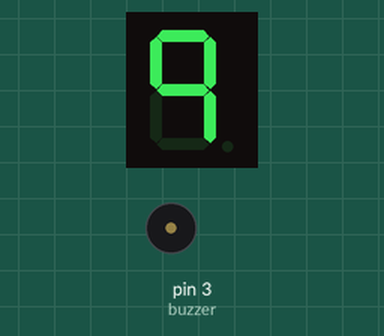
Recording of a sketch running on a simulated Arduino Uno, built with avr-gcc and run on an emulated ATmega328P. Shown: 1-digit seven-segment display, buzzer (waves = sounding). Wiring (inferred from the names in the program): 1-digit 7-segment display, segments lit when HIGH: segments pin 10, pin 9, pin 6, pin 7, pin 8, pin 11, pin 12, pin 5. The segment pins are drawn as the display they are named for.

Above: at 0.1 s.
At 7.1 s:
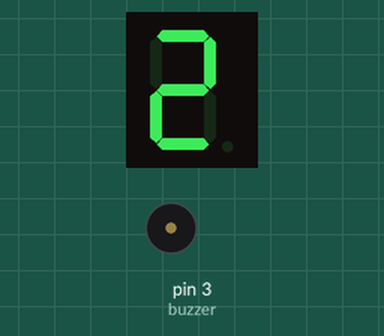
At 16.1 s:
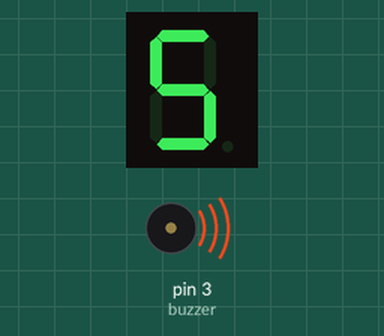
At 32.1 s:
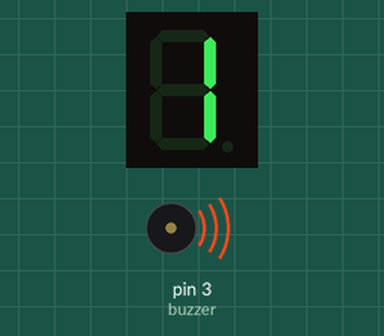
Timing chart, 0 to 33.6 s (numbered marks = the images above):
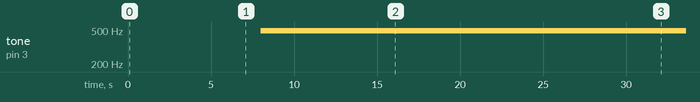

The sketch:

7SegmentSensor.ino
```cpp
int DP = 5;
int E = 8;
int D = 7;
int C = 6;
int G = 12;
int F = 11;
int A = 10;
int B = 9;
int buzzer = 3;

void setup()
{
  pinMode(DP, OUTPUT);
  pinMode(E, OUTPUT);
  pinMode(D, OUTPUT);
  pinMode(C, OUTPUT);
  pinMode(G, OUTPUT);
  pinMode(F, OUTPUT);
  pinMode(A, OUTPUT);
  pinMode(B, OUTPUT);
  pinMode(buzzer, OUTPUT);
}

void loop()
{
  nine();
  delay(1000);

  eight();
  delay(1000);

  seven();
  delay(1000);

  six();
  delay(1000);

  five();
  delay(1000);

  four();
  delay(1000);

  three();
  delay(1000);

  two();
  delay(1000);

  one();
  delay(1000);
}

void nine()
{
  digitalWrite(G, HIGH);
  digitalWrite(F, HIGH);
  digitalWrite(A, HIGH);
  digitalWrite(B, HIGH);
  digitalWrite(C, HIGH);

  digitalWrite(E, LOW);
  digitalWrite(D, LOW);
  analogWrite(buzzer, 0);
}

void eight()
{
  digitalWrite(G, HIGH);
  digitalWrite(F, HIGH);
  digitalWrite(A, HIGH);
  digitalWrite(B, HIGH);
  digitalWrite(C, HIGH);
  digitalWrite(E, HIGH);
  digitalWrite(D, HIGH);
  analogWrite(buzzer, 0);
}

void seven()
{
  digitalWrite(A, HIGH);
  digitalWrite(B, HIGH);
  digitalWrite(C, HIGH);

  digitalWrite(F, LOW);
  digitalWrite(E, LOW);
  digitalWrite(D, LOW);
  digitalWrite(G, LOW);
  analogWrite(buzzer, 0);
}

void six()
{
  digitalWrite(G, HIGH);
  digitalWrite(F, HIGH);
  digitalWrite(A, HIGH);
  digitalWrite(E, HIGH);
  digitalWrite(C, HIGH);
  digitalWrite(D, HIGH);

  digitalWrite(B, LOW);
  analogWrite(buzzer, 0);
}

void five()
{
  digitalWrite(A, HIGH);
  digitalWrite(F, HIGH);
  digitalWrite(G, HIGH);
  digitalWrite(C, HIGH);
  digitalWrite(D, HIGH);

  digitalWrite(B, LOW);
  digitalWrite(E, LOW);
  analogWrite(buzzer, 0);
}

void four()
{
  digitalWrite(G, HIGH);
  digitalWrite(F, HIGH);
  digitalWrite(B, HIGH);
  digitalWrite(C, HIGH);

  digitalWrite(A, LOW);
  digitalWrite(E, LOW);
  digitalWrite(D, LOW);
  analogWrite(buzzer, 0);
}

void three()
{
  digitalWrite(G, HIGH);
  digitalWrite(B, HIGH);
  digitalWrite(A, HIGH);
  digitalWrite(D, HIGH);
  digitalWrite(C, HIGH);

  digitalWrite(F, LOW);
  digitalWrite(E, LOW);
  analogWrite(buzzer, 0);
}

void two()
{
  digitalWrite(G, HIGH);
  digitalWrite(B, HIGH);
  digitalWrite(A, HIGH);
  digitalWrite(D, HIGH);
  digitalWrite(E, HIGH);

  digitalWrite(F, LOW);
  digitalWrite(C, LOW);
  analogWrite(buzzer, 0);
}

void one()
{
  digitalWrite(B, HIGH);
  digitalWrite(C, HIGH);

  digitalWrite(D, LOW);
  digitalWrite(G, LOW);
  digitalWrite(E, LOW);
  digitalWrite(F, LOW);
  digitalWrite(A, LOW);

  analogWrite(buzzer, 150);
  delay(3000);
}
```

Measured:
- by itself, tone on pin 3 (buzzer): silent → 490 Hz at 8.0 s
- what the display in image 1 shows lasts 1.0 s, from 7.0 s to 8.0 s
